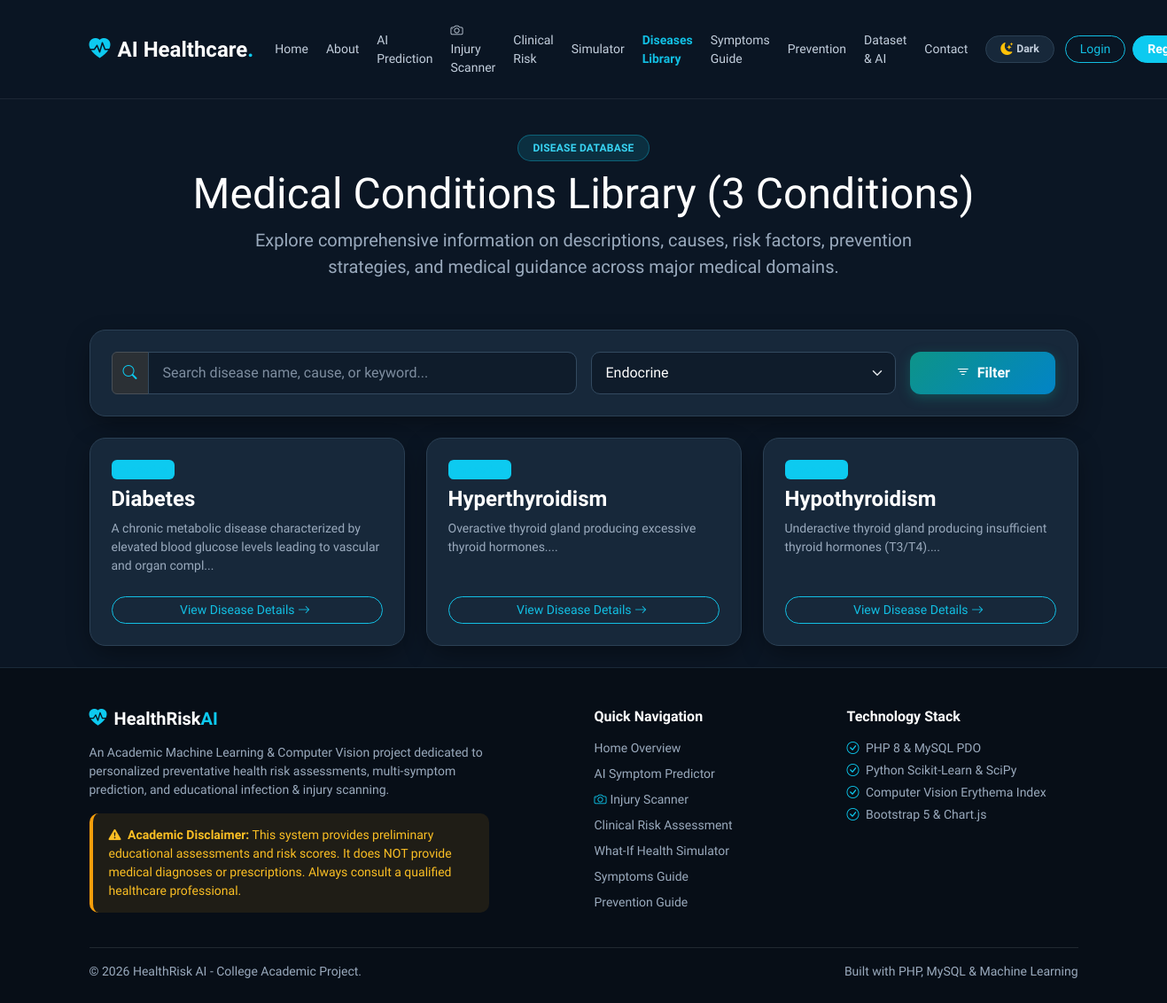
Before: /diseases.php?category=Endocrine with the older database file.
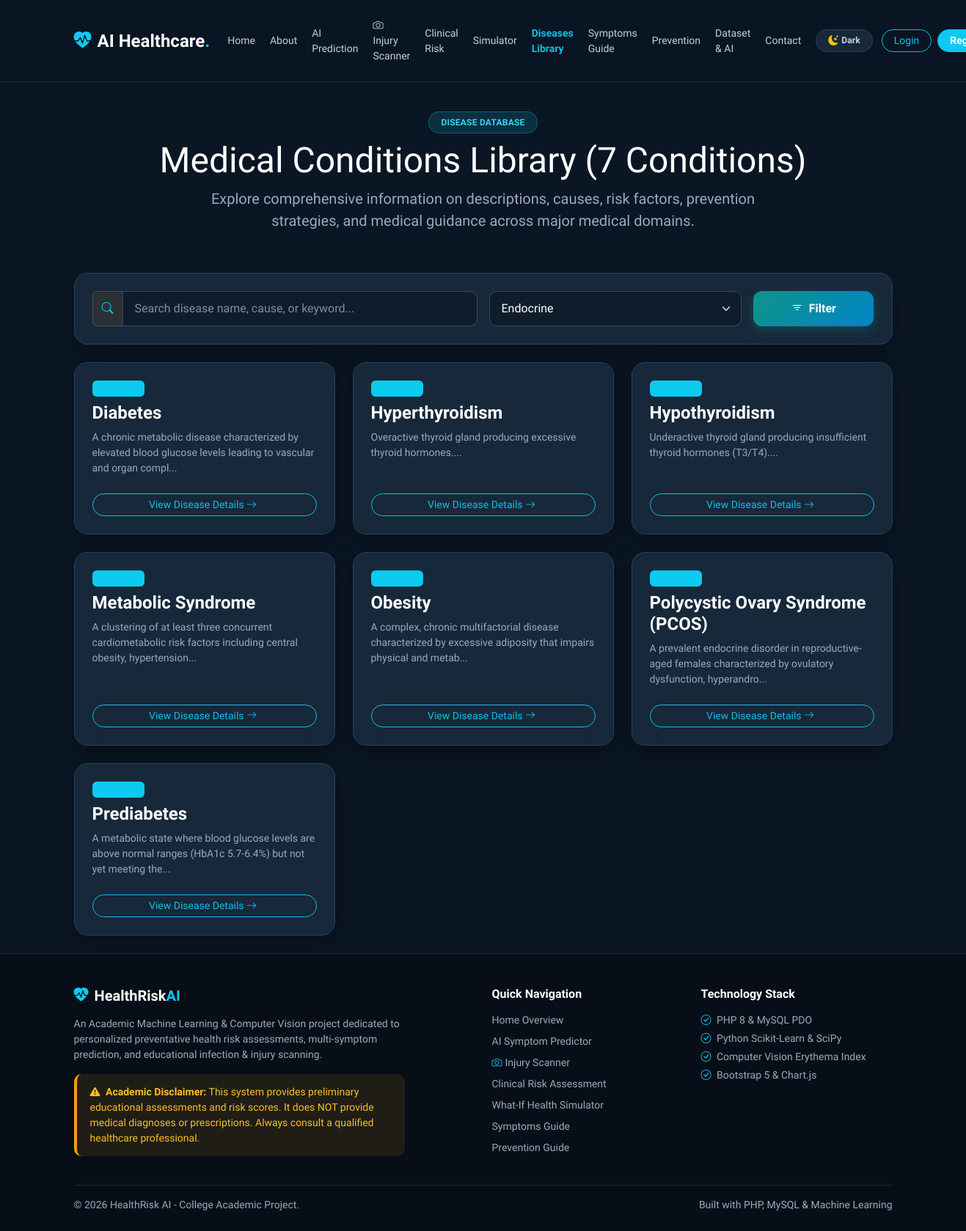
After: the same page with the newer database file.
### tables this page shows
CREATE TABLE `diseases` (
  `id` INT AUTO_INCREMENT PRIMARY KEY,
  `name` VARCHAR(100) NOT NULL UNIQUE,
  `category` VARCHAR(100) NOT NULL,
  `short_description` TEXT NOT NULL,
  `causes` TEXT NOT NULL,
  `risk_factors` TEXT NOT NULL,
  `prevention` TEXT NOT NULL,
  `management` TEXT NOT NULL,
  `when_to_seek_care` TEXT NOT NULL,
  INDEX `idx_diseases_category` (`category`),
  INDEX `idx_diseases_name` (`name`)
);

### includes/auth.php (called while the page is built, shortened)
<?php
require_once __DIR__ . '/functions.php';
function is_logged_in() {
    return isset($_SESSION['user_id']) && !empty($_SESSION['user_id']);
}

### includes/functions.php (called while the page is built, shortened)
<?php
function sanitize($data) {
    return htmlspecialchars(trim($data), ENT_QUOTES, 'UTF-8');
}

### diseases.php (the view, shortened to what this page needs)
<?php
require_once __DIR__ . '/includes/header.php';
require_once __DIR__ . '/includes/functions.php';
$pdo = get_db_connection();
$search = isset($_GET['search']) ? trim($_GET['search']) : '';
$category = isset($_GET['category']) ? trim($_GET['category']) : '';
$diseases = [];
$categories = [];
if ($pdo) {
    try {
        $cat_stmt = $pdo->query("SELECT DISTINCT category FROM diseases ORDER BY category ASC");
        $categories = $cat_stmt->fetchAll(PDO::FETCH_COLUMN);
        $sql = "SELECT * FROM diseases WHERE 1=1";
        $params = [];
        if ($category !== '') {
            $sql .= " AND category = ?";
            $params[] = $category;
        }
        $sql .= " ORDER BY name ASC";
        $stmt = $pdo->prepare($sql);
        $stmt->execute($params);
        $diseases = $stmt->fetchAll();
    } catch (PDOException $e) {
        $diseases = [];
    }
}
?>
<div class="row py-3">
    <div class="col-lg-12 text-center mb-4">
        <span class="badge hero-badge px-3 py-2 rounded-pill fw-bold mb-2">DISEASE DATABASE</span>
        <h1 class="display-5 fw-extrabold mb-2">Medical Conditions Library (<?= count($diseases) ?> Conditions)</h1>
        <p class="lead text-muted mx-auto" style="max-width: 750px;">
            Explore comprehensive information on descriptions, causes, risk factors, prevention strategies, and medical guidance across major medical domains.
        </p>
    </div>
</div>
<div class="card-custom p-4 mb-4">
    <form method="GET" action="diseases.php" class="row g-3 align-items-center">
        <div class="col-md-6">
            <div class="input-group">
                <span class="input-group-text bg-card-subtle text-info border"><i class="bi bi-search"></i></span>
                <input type="text" name="search" class="form-control" placeholder="Search disease name, cause, or keyword..." value="<?= sanitize($search) ?>">
            </div>
        </div>
        <div class="col-md-4">
            <select name="category" class="form-select">
                <?php foreach ($categories as $cat): ?>
                    <option value="<?= sanitize($cat) ?>" <?= $category === $cat ? 'selected' : '' ?>><?= sanitize($cat) ?></option>
                <?php endforeach; ?>
            </select>
        </div>
        <div class="col-md-2">
            <button type="submit" class="btn btn-primary-custom w-100"><i class="bi bi-filter me-1"></i> Filter</button>
        </div>
    </form>
</div>
<div class="row g-4">
    <?php if (!empty($diseases)): ?>
        <?php foreach ($diseases as $d): ?>
            <div class="col-md-6 col-lg-4">
                <div class="card-custom p-4 h-100 d-flex flex-column justify-content-between">
                    <div>
                        <div class="d-flex justify-content-between align-items-start mb-2">
                            <span class="badge bg-info bg-opacity-20 text-info border border-info border-opacity-25"><?= sanitize($d['category']) ?></span>
                        </div>
                        <h4 class="fw-bold mb-2"><?= sanitize($d['name']) ?></h4>
                        <p class="small text-muted mb-3" style="min-height: 60px;">
                            <?= sanitize(substr($d['short_description'], 0, 110)) ?>...
                        </p>
                    </div>
                    <a href="disease_detail.php?id=<?= $d['id'] ?>" class="btn btn-outline-info rounded-pill btn-sm w-100 mt-2">
                        View Disease Details <i class="bi bi-arrow-right me-1"></i>
                    </a>
                </div>
            </div>
        <?php endforeach; ?>
    <?php endif; ?>
</div>
<?php
require_once __DIR__ . '/includes/footer.php';
?>

### includes/header.php (shortened to what this page needs)
<?php
require_once __DIR__ . '/auth.php';
$current_page = basename($_SERVER['PHP_SELF']);
$user = get_logged_in_user();
?>
<!DOCTYPE html>
<html lang="en">
<head>
    <link href="https://cdn.jsdelivr.net/npm/bootstrap@5.3.2/dist/css/bootstrap.min.css" rel="stylesheet">
    <link rel="stylesheet" href="https://cdn.jsdelivr.net/npm/bootstrap-icons@1.11.1/font/bootstrap-icons.css">
    <link rel="stylesheet" href="assets/css/style.css">
</head>
<body>
    <nav class="navbar navbar-expand-xl navbar-custom sticky-top py-3">
        <div class="container">
            <a class="navbar-brand d-flex align-items-center me-3" href="index.php">
                <i class="bi bi-heart-pulse-fill text-info me-2 fs-4"></i>
                <span class="fs-4 fw-bold">AI Healthcare<span class="text-info">.</span></span>
            </a>
            <div class="collapse navbar-collapse" id="navbarMain">
                <ul class="navbar-nav ms-auto mb-2 mb-lg-0 align-items-xl-center gap-1 small fw-medium">
                    <li class="nav-item">
                        <a class="nav-link <?= $current_page == 'index.php' ? 'active text-info fw-bold' : '' ?>" href="index.php">Home</a>
                    </li>
                    <li class="nav-item">
                        <a class="nav-link <?= $current_page == 'about.php' ? 'active text-info fw-bold' : '' ?>" href="about.php">About</a>
                    </li>
                    <li class="nav-item">
                        <a class="nav-link <?= $current_page == 'prediction.php' ? 'active text-info fw-bold' : '' ?>" href="prediction.php">AI Prediction</a>
                    </li>
                    <li class="nav-item">
                        <a class="nav-link <?= $current_page == 'image_scanner.php' ? 'active text-info fw-bold' : '' ?>" href="image_scanner.php">
                            <i class="bi bi-camera me-1"></i>Injury Scanner
                        </a>
                    </li>
                    <li class="nav-item">
                        <a class="nav-link <?= $current_page == 'assessment.php' ? 'active text-info fw-bold' : '' ?>" href="assessment.php">Clinical Risk</a>
                    </li>
                    <li class="nav-item">
                        <a class="nav-link <?= $current_page == 'simulator.php' ? 'active text-info fw-bold' : '' ?>" href="simulator.php">Simulator</a>
                    </li>
                    <li class="nav-item">
                        <a class="nav-link <?= $current_page == 'diseases.php' || $current_page == 'disease_detail.php' ? 'active text-info fw-bold' : '' ?>" href="diseases.php">Diseases Library</a>
                    </li>
                    <li class="nav-item">
                        <a class="nav-link <?= $current_page == 'symptoms_guide.php' ? 'active text-info fw-bold' : '' ?>" href="symptoms_guide.php">Symptoms Guide</a>
                    </li>
                    <li class="nav-item">
                        <a class="nav-link <?= $current_page == 'prevention.php' ? 'active text-info fw-bold' : '' ?>" href="prevention.php">Prevention</a>
                    </li>
                    <li class="nav-item">
                        <a class="nav-link <?= $current_page == 'dataset_info.php' ? 'active text-info fw-bold' : '' ?>" href="dataset_info.php">Dataset & AI</a>
                    </li>
                    <li class="nav-item">
                        <a class="nav-link <?= $current_page == 'contact.php' ? 'active text-info fw-bold' : '' ?>" href="contact.php">Contact</a>
                    </li>
                    <li class="nav-item ms-xl-2 my-1 my-xl-0">
                        <button id="themeToggleBtn" type="button" class="btn btn-sm rounded-pill px-3 py-1 theme-toggle-btn d-inline-flex align-items-center gap-1" title="Toggle Dark/Light Mode" aria-label="Toggle dark/light theme">
                            <i class="bi bi-moon-stars-fill theme-icon-dark text-warning"></i>
                            <span class="theme-text small fw-semibold">Dark</span>
                        </button>
                    </li>
                    <?php if (is_logged_in()): ?>
                        <li class="nav-item ms-xl-1">
                            <a class="nav-link <?= $current_page == 'dashboard.php' ? 'active text-info fw-bold' : '' ?>" href="dashboard.php">Dashboard</a>
                        </li>
                        <li class="nav-item ms-xl-1">
                            <a class="btn btn-outline-danger btn-sm rounded-pill px-3 py-1 fw-semibold d-inline-flex align-items-center" href="logout.php">
                                <i class="bi bi-box-arrow-right me-1"></i> Logout (<?= sanitize($user['name']) ?>)
                            </a>
                        </li>
                    <?php else: ?>
                        <li class="nav-item ms-xl-2">
                            <a class="btn btn-outline-info rounded-pill px-3 btn-sm" href="login.php">Login</a>
                        </li>
                        <li class="nav-item ms-xl-1">
                            <a class="btn btn-info rounded-pill px-3 btn-sm" href="register.php">Register</a>
                        </li>
                    <?php endif; ?>
                </ul>
            </div>
        </div>
    </nav>
    <main class="py-4">
        <div class="container">

### includes/footer.php (shortened to what this page needs)
        </div>
    </main>
    <footer class="mt-auto">
        <div class="container">
            <div class="row gy-4 mb-4">
                <div class="col-lg-5">
                    <h5 class="font-weight-bold mb-3 d-flex align-items-center">
                        <i class="bi bi-heart-pulse-fill text-info me-2"></i> HealthRisk<span class="text-info">AI</span>
                    </h5>
                    <p class="small text-muted mb-3">
                        An Academic Machine Learning & Computer Vision project dedicated to personalized preventative health risk assessments, multi-symptom prediction, and educational infection & injury scanning.
                    </p>
                    <div class="disclaimer-banner small">
                        <i class="bi bi-exclamation-triangle-fill me-1"></i> <strong>Academic Disclaimer:</strong> This system provides preliminary educational assessments and risk scores. It does NOT provide medical diagnoses or prescriptions. Always consult a qualified healthcare professional.
                    </div>
                </div>
                <div class="col-lg-3 col-6 ms-auto">
                    <h6 class="mb-3">Quick Navigation</h6>
                    <ul class="list-unstyled small">
                        <li class="mb-2"><a href="index.php">Home Overview</a></li>
                        <li class="mb-2"><a href="prediction.php">AI Symptom Predictor</a></li>
                        <li class="mb-2"><a href="image_scanner.php"><i class="bi bi-camera me-1 text-info"></i>Injury Scanner</a></li>
                        <li class="mb-2"><a href="assessment.php">Clinical Risk Assessment</a></li>
                        <li class="mb-2"><a href="simulator.php">What-If Health Simulator</a></li>
                        <li class="mb-2"><a href="symptoms_guide.php">Symptoms Guide</a></li>
                        <li class="mb-2"><a href="prevention.php">Prevention Guide</a></li>
                    </ul>
                </div>
                <div class="col-lg-3 col-6">
                    <h6 class="mb-3">Technology Stack</h6>
                    <ul class="list-unstyled small">
                        <li class="mb-1"><i class="bi bi-check-circle me-1 text-info"></i> PHP 8 & MySQL PDO</li>
                        <li class="mb-1"><i class="bi bi-check-circle me-1 text-info"></i> Python Scikit-Learn & SciPy</li>
                        <li class="mb-1"><i class="bi bi-check-circle me-1 text-info"></i> Computer Vision Erythema Index</li>
                        <li class="mb-1"><i class="bi bi-check-circle me-1 text-info"></i> Bootstrap 5 & Chart.js</li>
                    </ul>
                </div>
            </div>
            <hr class="border-secondary opacity-25">
            <div class="d-flex flex-column flex-sm-row justify-content-between align-items-center small text-muted">
                <p class="mb-0">&copy; <?= date('Y') ?> HealthRisk AI - College Academic Project.</p>
                <p class="mb-0">Built with PHP, MySQL & Machine Learning</p>
            </div>
        </div>
    </footer>
</body>
</html>

Changed rows visible on the page:
added diseases: name "Metabolic Syndrome", short_description "A clustering of at least three concurrent cardiometabolic risk factors including central obesity, hypertension"
added diseases: name "Obesity", short_description "A complex, chronic multifactorial disease characterized by excessive adiposity that impairs physical and metab"
added diseases: name "Polycystic Ovary Syndrome (PCOS)", short_description "A prevalent endocrine disorder in reproductive-aged females characterized by ovulatory dysfunction, hyperandro"
added diseases: name "Prediabetes", short_description "A metabolic state where blood glucose levels are above normal ranges (HbA1c 5.7-6.4%) but not yet meeting the"
Other visible differences:
count($diseases): "3" → "7"
